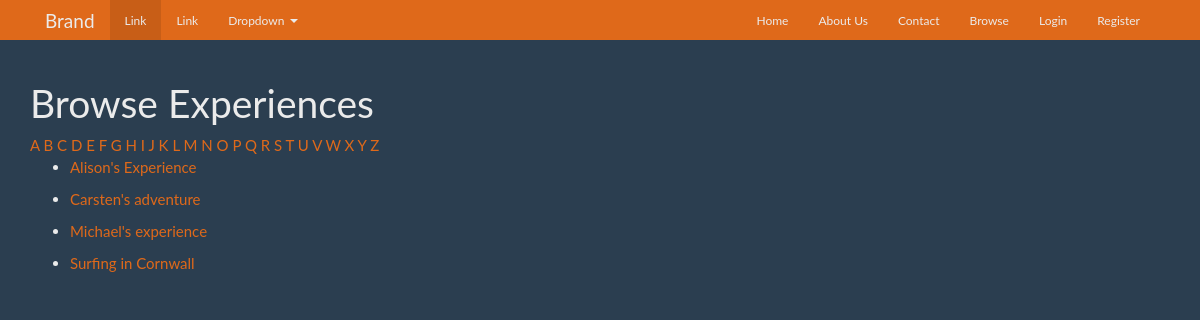
Page /browse/name/ on the earlier database version.
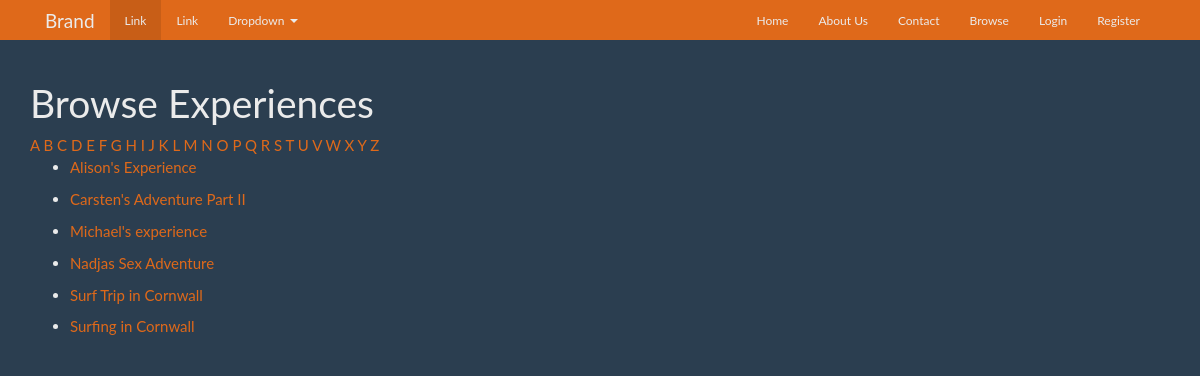
Same page on the later database version.
### tpe/models.py (models this page shows, shortened)
class Experience(models.Model):
    name = models.CharField(max_length=255)
    description = models.TextField()
    slug = models.SlugField(unique=True)
    user = models.OneToOneField(User, blank=True, null=True)

### tpe/views.py (the view)
# urls.py: url(r'^browse/name/$', views.browse_by_name, name='browse'),
def browse_by_name(request, initial=None):
    if initial:
        experiences = Experience.objects.filter(name__istartswith=initial)
        experiences = experiences.order_by('name')
    else:
        experiences = Experience.objects.all().order_by('name')
    return render(request, 'search/search.html', {
        'experiences': experiences,
        'initial': initial,
    })

### tpe/templates/search/search.html (shortened to what this page needs)
{%  extends 'layouts/base.html' %}
{% block content %}
    <h1>Browse Experiences{%  if initial %} Starting with '{{ initial|title }}' {% endif %}</h1>
    {%  for letter in 'abcdefghijklmnopqrstuvwxyz' %}
        <a href="{% url 'browse_by_name' initial=letter %}" {% if initial == letter %}class="active" {% endif %}>{{ letter|upper }}</a>
    {% endfor %}
    {% for experience in experiences %}
    <ul>
        <li>
            <a href="{% url 'experience_detail' slug=experience.slug %}">{{  experience.name }}</a>
        </li>
    </ul>
    {% empty %}
    <p>Sorry, no results!</p>
    {% endfor %}
{% endblock %}

### tpe/templates/layouts/base.html (shortened to what this page needs)
{% load staticfiles %}
<!DOCTYPE html>
<html>
<head>
    <link rel="stylesheet" href="{% static 'css/style.css' %}"/>
</head>
<body>
<header>
    <nav class="navbar navbar-inverse">
        <div class="container">
            <div class="container-fluid">
                <div class="navbar-header">
                    <a class="navbar-brand" href="#">Brand</a>
                </div>
                <div class="collapse navbar-collapse" id="bs-example-navbar-collapse-2">
                    <ul class="nav navbar-nav">
                        <li class="active"><a href="#">Link <span class="sr-only">(current)</span></a></li>
                        <li><a href="#">Link</a></li>
                        <li class="dropdown">
                            <a href="#" class="dropdown-toggle" data-toggle="dropdown" role="button"
                               aria-expanded="false">Dropdown <span class="caret"></span></a>
                        </li>
                    </ul>
                    <ul class="nav navbar-nav navbar-right">
                        <li><a href="{% url 'home' %}">Home</a></li>
                        <li><a href="{% url 'about' %}">About Us</a></li>
                        <li><a href="{% url 'contact' %}">Contact</a></li>
                        <li><a href="{% url 'browse' %}">Browse</a></li>
                        {% if user.is_authenticated %}
                            <li><a href="{% url 'auth_logout' %}">Logout</a></li>
                            <li><a href="{% url 'password_change' %}">Change password</a></li>
                        {% else %}
                            <li><a href="{% url 'auth_login' %}">Login</a></li>
                            <li><a href="{% url 'registration_register' %}">Register</a></li>
                        {% endif %}
                    </ul>
                </div>
            </div>
    </nav>
</header>
<div class="container">
    {% block content %}
    {% endblock %}
</body>
</html>

Differences in the rows shown:
added Experience: name "Carsten's Adventure Part II"
shown differently, row unchanged: Experience "Michael's experience": moves up the list
added Experience: name "Nadjas Sex Adventure"
changed Experience: name "Carsten's adventure" → "Surf Trip in Cornwall"
